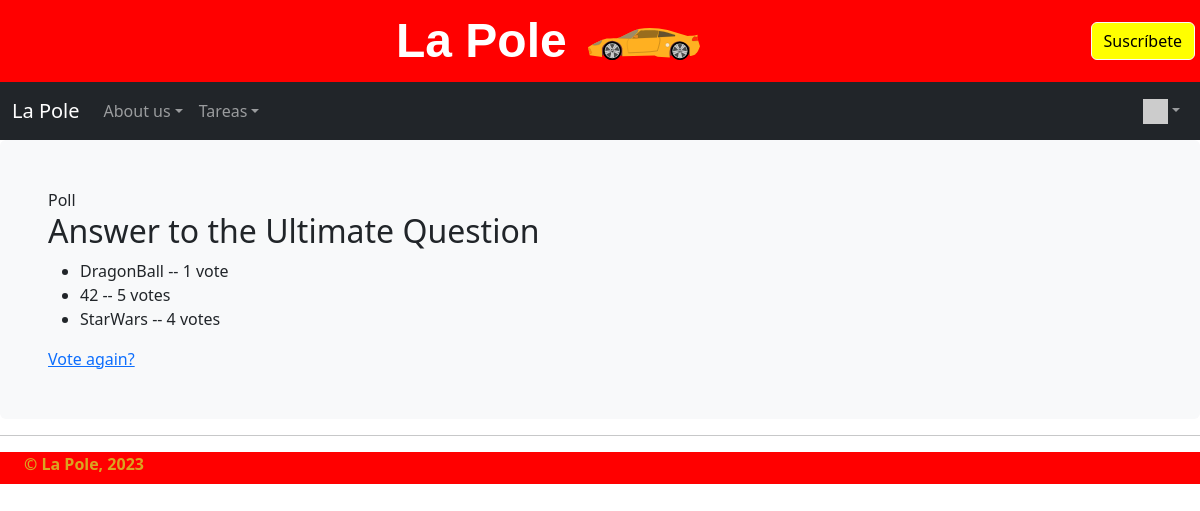
Before: /polls/2/results/ (signed in) with the older database file.
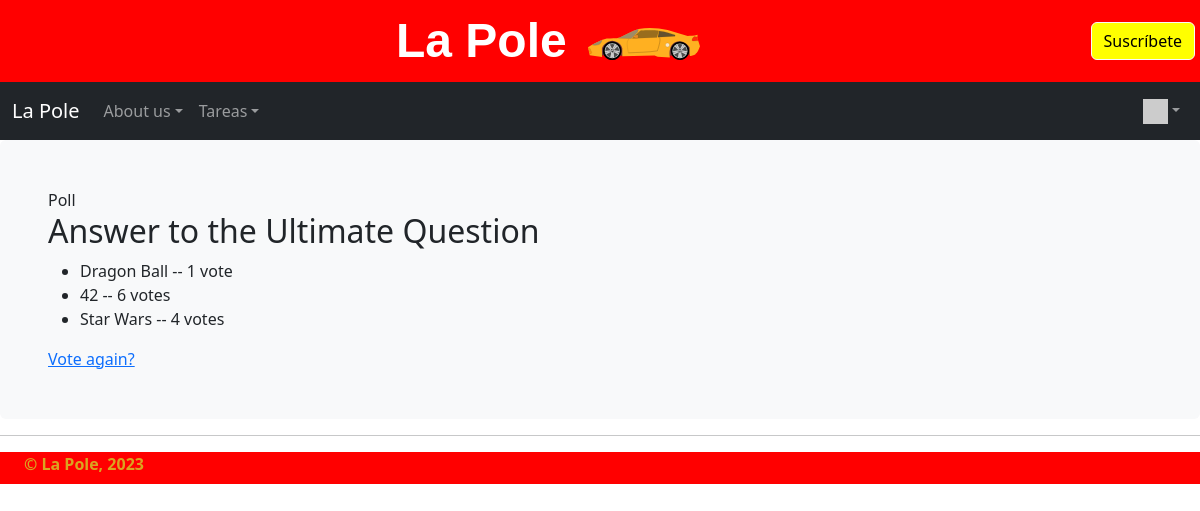
After: the same page with the newer database file.
### polls/models.py (models this page shows, shortened)
class Choice(models.Model):
    question = models.ForeignKey(Question, on_delete=models.CASCADE)
    choice_text = models.CharField(max_length=200)
    votes = models.IntegerField(default=0)

### polls/views.py (the view)
# urls.py: path('<int:pk>/results/', views.ResultsView.as_view(), name='results'),
class ResultsView(generic.DetailView):
    model = Question
    template_name = 'polls/results.html'

### home/context_processors.py (called while the page is built)
def settings(request):
    return {
        'settings': django_settings,
    }

### home/templatetags/app_tags.py (called while the page is built)
@register.filter(name='gravatar')
def gravatar(user, size=35):
    email = str(user.email.strip().lower()).encode('utf-8')
    email_hash = md5(email).hexdigest()
    url = "//www.gravatar.com/avatar/{0}?s={1}&d=identicon&r=PG"
    return url.format(email_hash, size)

### polls/templates/polls/results.html (shortened to what this page needs)
{% extends "home/layout.html" %}
{% block head %}
    Poll
{% endblock %}
{% block content %}
    <h2>{{ question.question_text }}</h2>
    <ul>
    {% for choice in question.choice_set.all %}
        <li>{{ choice.choice_text }} -- {{ choice.votes }} vote{{ choice.votes|pluralize }}</li>
    {% endfor %}
    </ul>
    <a href="{% url 'polls:detail' question.id %}">Vote again?</a>
{% endblock %}

Changed rows visible on the page:
changed Choice: choice_text "DragonBall" → "Dragon Ball"
changed Choice (number 2 of 3 on the later page): votes "5" → "6"
changed Choice: choice_text "StarWars" → "Star Wars"
